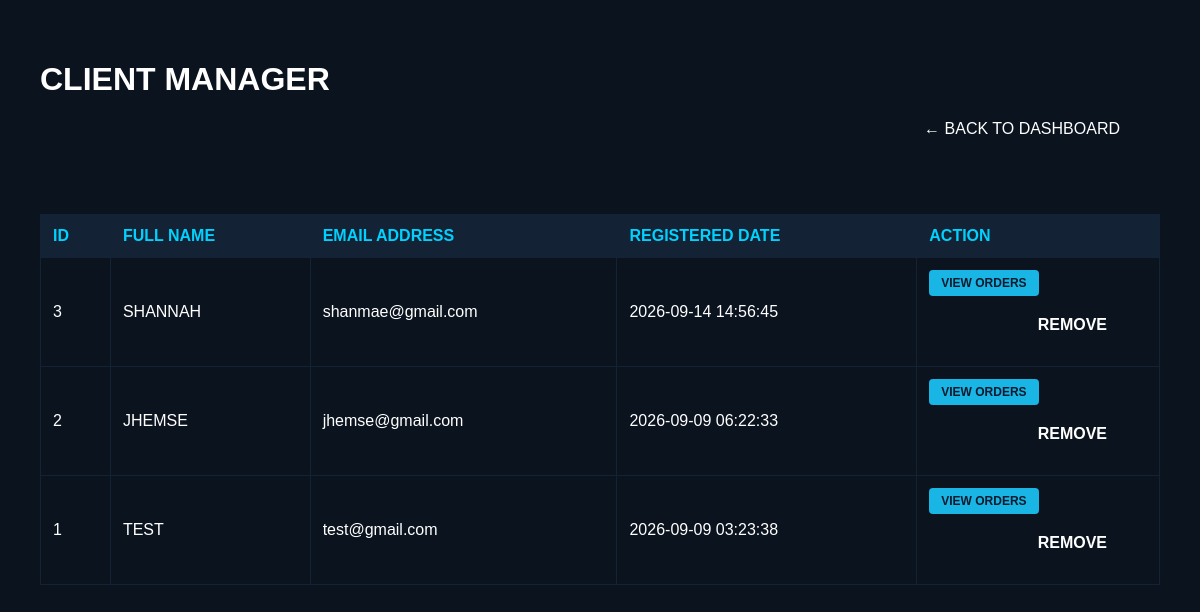
The app's page /admin/clientsmanager.php (signed in) with its own data.
### tables this page shows
CREATE TABLE `users` (
  `id` int(11) NOT NULL,
  `fullname` varchar(100) NOT NULL,
  `email` varchar(100) NOT NULL,
  `password` varchar(255) NOT NULL,
  `created_at` timestamp NOT NULL DEFAULT current_timestamp(),
  `role` varchar(20) DEFAULT 'client',
  `PROFILE_IMAGE` varchar(255) DEFAULT NULL,
  `username` varchar(50) NOT NULL
);

### admin/clientsmanager.php (the view, shortened to what this page needs)
<?php
require_once __DIR__ . '/../db_connect.php';
$clients = false;
if ($stmt = $conn->prepare("SELECT id, fullname, email, created_at FROM users WHERE role = ? ORDER BY id DESC")) {
    $role_type = 'client';
    $stmt->bind_param("s", $role_type);
    $stmt->execute();
    $clients = $stmt->get_result();
}
?>
<!DOCTYPE html>
<html lang="en">
<head>
    <link rel="stylesheet" href="../design.css">
</head>
<body>
    <h1>CLIENT MANAGER</h1>
    <a href="dashboard.php" class="back-link">&larr; BACK TO DASHBOARD</a>
    <br><br>
    <table class="data-table">
        <thead>
            <tr>
                <th>ID</th>
                <th>FULL NAME</th>
                <th>EMAIL ADDRESS</th>
                <th>REGISTERED DATE</th>
                <th>ACTION</th>
            </tr>
        </thead>
        <tbody>
            <?php if ($clients && $clients->num_rows > 0): ?>
                <?php
                $display_id = $clients->num_rows;
                ?>
                <?php while ($client = $clients->fetch_assoc()): ?>
                    <tr>
                        <td><?php echo $display_id--; ?></td>
                        <td><?php echo strtoupper(htmlspecialchars($client['fullname'])); ?></td>
                        <td><?php echo htmlspecialchars($client['email']); ?></td>
                        <td><?php echo $client['created_at']; ?></td>
                        <td>
                            <button type="button" class="view-orders-btn" onclick="openOrderModal(<?php echo $client['id']; ?>, '<?php echo addslashes(strtoupper(htmlspecialchars($client['fullname']))); ?>')">
                                VIEW ORDERS
                            </button>
                            <a href="clientsmanager.php?action=delete&id=<?php echo $client['id']; ?>"
                               onclick="return confirm('ARE YOU SURE YOU WANT TO REMOVE THIS CLIENT ACCOUNT?');"
                               class="logout-link">REMOVE</a>
                        </td>
                    </tr>
                <?php endwhile; ?>
            <?php else: ?>
                <tr>
                    <td colspan="5" class="no-data">NO CLIENT ACCOUNTS FOUND.</td>
                </tr>
            <?php endif; ?>
        </tbody>
    </table>
</body>
</html>

### design.css (style rules this page uses)
body { font-family: 'nexa', sans-serif; font-weight: 200; background-color: #0b131f; color: #ffffff; padding: 40px; margin: 0; }
h1, h2, h3, h4, th, strong { font-family: 'nexa', sans-serif; font-weight: 800; }
a { color: #00d2ff; text-decoration: none; }
.back-link { position: relative; color: #ffffff; right: 20px; display: flex; justify-content: flex-end; margin: 20px; }
.data-table { width: 100%; border: 1px solid #142235; border-collapse: collapse; text-align: left; margin-top: 20px; }
.data-table th, .data-table td { padding: 12px; border: 1px solid #142235; }
.data-table thead tr { background: #142235; color: #00d2ff; }
.logout-link { position: relative; font-weight: 800; color: #ffffff; right: 20px; display: flex; justify-content: flex-end; margin: 20px; }
.view-orders-btn { background-color: #19B5E5; color: #0D1A2D; font-weight: bold; padding: 6px 12px; border: none; border-radius: 4px; cursor: pointer; margin-right: 8px; font-size: 12px; transition: background-color 0.2s ease, transform 0.1s ease; }

### records on screen
users: fullname "SHANNAH", email "shanmae@gmail.com", created_at "2026-09-14 14:56:45"
users: fullname "JHEMSE", email "jhemse@gmail.com", created_at "2026-09-09 06:22:33"
users: fullname "TEST", email "test@gmail.com", created_at "2026-09-09 03:23:38"
